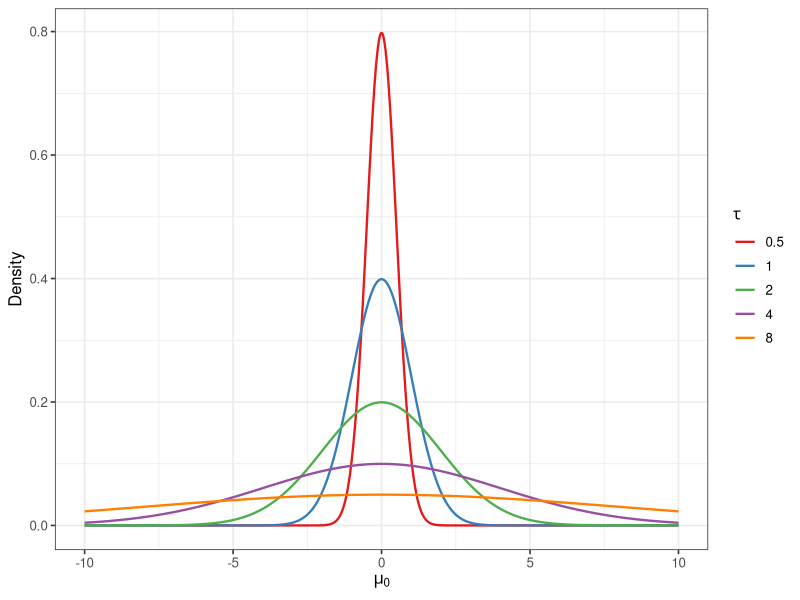
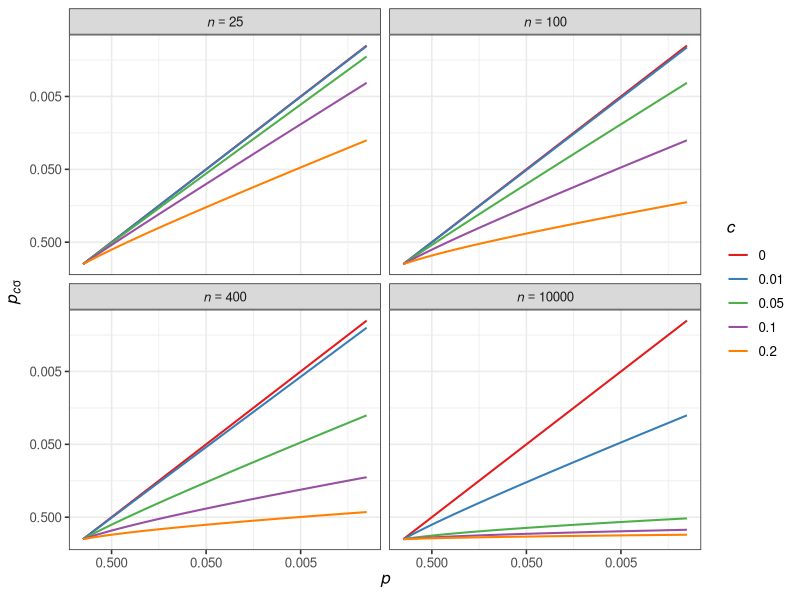
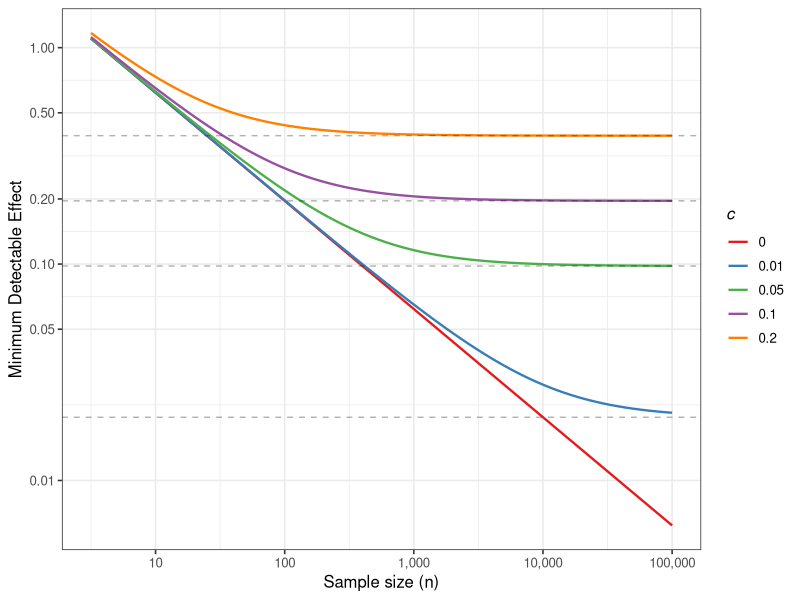
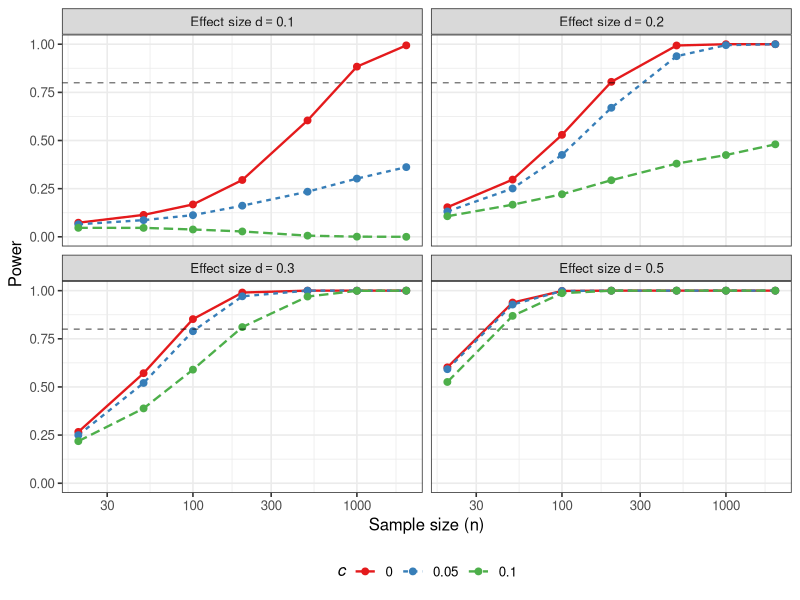
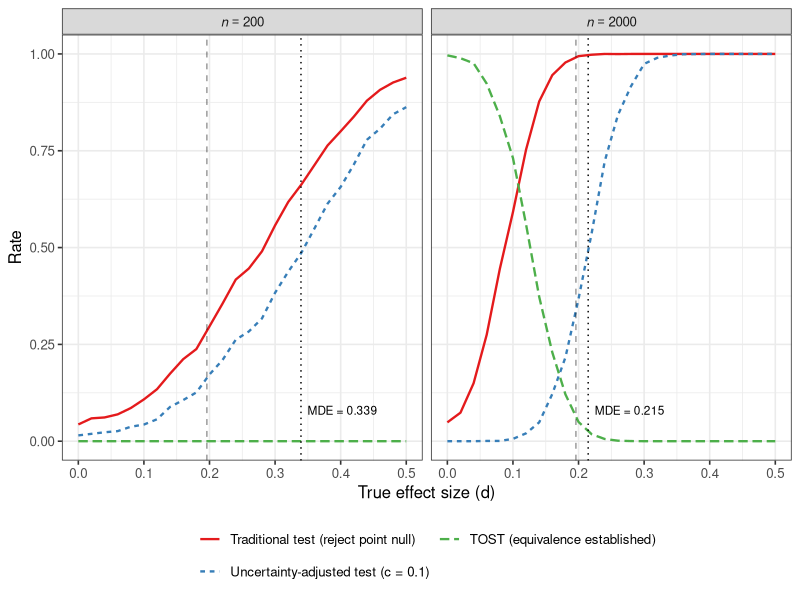
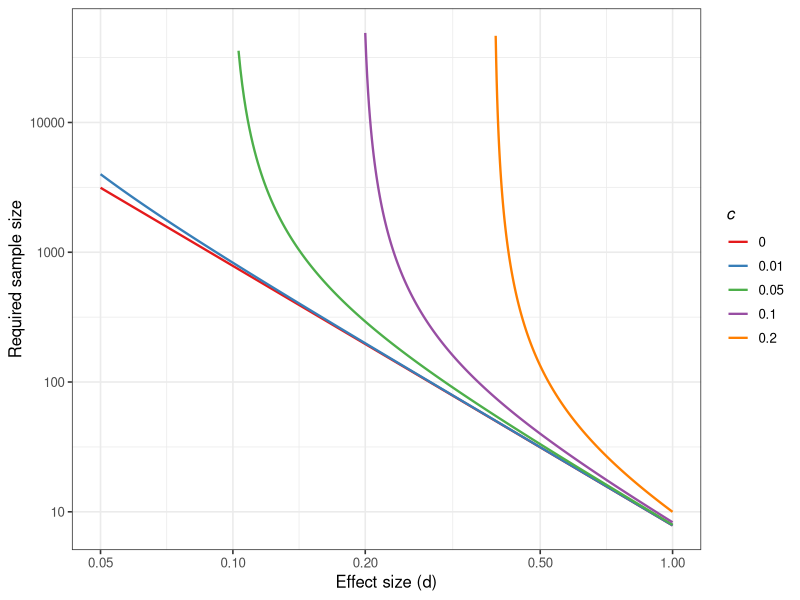
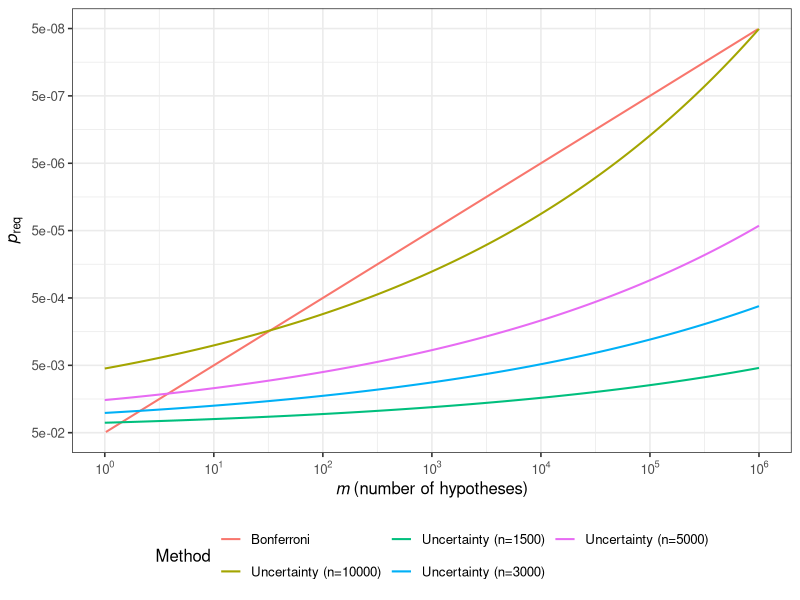

Recreate these plots in R, in order.
## ---- chunk 1
knitr::opts_chunk$set(
  echo = FALSE,
  fig.align = "center",
  message = FALSE,
  warning = FALSE,
  cache = FALSE,
  dpi = 300,
  fig.width = 8,
  fig.height = 5
)

library(knitr)
library(flextable)
is_pdf <- knitr::is_latex_output()
library(data.table)
library(ggplot2)
library(scales)
library(parallel)
library(magrittr)

# Custom reverse log transformation for p-value plots
reverselog_trans <- function(base = exp(1)) {
  trans <- function(x) -log(x, base)
  inv <- function(x) base^(-x)
  trans_new(paste0("reverselog-", format(base)), trans, inv,
            log_breaks(base = base),
            domain = c(1e-100, Inf))
}

# Core functions
CalP_uncertainty <- function(z, n, c) {
  zval <- z / sqrt(1 + n * c^2)
  pval <- 2 * (1 - pnorm(abs(zval)))
  return(pval)
}

CalP_effect <- function(d, n, c) {
  zval <- d / sqrt(1/n + c^2)
  pval <- 2 * (1 - pnorm(abs(zval)))
  return(pval)
}

# Uncertainty scaling function for multiple testing
cfun <- function(base, m, b) {
  log_c <- log10(base) + b * log10(m)
  return(10^log_c)
}

# Set theme
theme_set(theme_bw(base_size = 12))
## ---- chunk 2
#| label: fig-null-uncertainty
#| fig-cap: "Null hypothesis with uncertainty: $\\mu_0 = 0$, varying $\\tau$"

h <- CJ(x = seq(-10, 10, by = 0.01), tau = c(0.5, 1, 2, 4, 8))
h[, Density := dnorm(x, sd = tau)]
ggplot(h, aes(x, Density, colour = factor(tau))) +
  geom_line(linewidth = 0.8) +
  labs(color = expression(tau)) +
  xlab(expression(mu[0])) +
  scale_color_brewer(palette = "Set1")
## ---- chunk 3
#| label: fig-p-shrinkage
#| fig-cap: "Effect-size-integrated $p_{c\\sigma}$ across uncertainty ($c$) and sample size ($n$)"

z <- seq(0, 7, by = 0.001)
n <- c(25, 100, 400, 10000)
c_vals <- c(0, 0.01, 0.05, 0.1, 0.2)

comp <- CJ(Z = z, N = n, c = c_vals)
comp[, p := CalP_uncertainty(Z, N, c)]
setkey(comp, Z, N)
dd <- comp[c == 0][comp]

ggplot(dd, aes(p, i.p, color = factor(i.c))) +
  geom_line(linewidth = 0.7) +
  facet_wrap(~N, ncol = 2, labeller = label_bquote(cols = italic(n) == .(N))) +
  scale_x_continuous(expression(italic(p)), trans = reverselog_trans(10),
                     breaks = c(0.5, 0.05, 0.005), limits = c(1, 10^(-3))) +
  scale_y_continuous(expression(italic(p)[italic(c)*sigma]), trans = reverselog_trans(10),
                     breaks = c(0.5, 0.05, 0.005), limits = c(1, 10^(-3))) +
  labs(color = expression(italic(c))) +
  scale_color_brewer(palette = "Set1")
## ---- chunk 4
#| label: fig-mde
#| fig-cap: "Minimum Detectable Effect (MDE) as a function of sample size for different uncertainty levels"

n_seq <- 10^seq(0.5, 5, by = 0.01)
c_vals <- c(0, 0.01, 0.05, 0.1, 0.2)

mde_data <- CJ(n = n_seq, c = c_vals)
mde_data[, MDE := qnorm(0.975) * sqrt(1/n + c^2)]

ggplot(mde_data, aes(n, MDE, color = factor(c))) +
  geom_line(linewidth = 0.8) +
  scale_x_log10("Sample size (n)", breaks = 10^(1:5), labels = scales::comma) +
  scale_y_log10("Minimum Detectable Effect", breaks = c(0.01, 0.05, 0.1, 0.2, 0.5, 1)) +
  labs(color = expression(italic(c))) +
  scale_color_brewer(palette = "Set1") +
  geom_hline(yintercept = qnorm(0.975) * c_vals[-1], linetype = "dashed", alpha = 0.3)
## ---- chunk 5
#| label: tbl-type1
#| tbl-cap: "Rejection rates of the uncertainty-adjusted test at $\\alpha = 0.05$ under the point null and the distributional null (10,000 simulations per scenario)"

set.seed(2024)
nsim <- 10000

sim_typeI <- function(n, c, nsim = 10000) {
  rejections <- replicate(nsim, {
    # Point null: mu = 0
    x <- rnorm(n, mean = 0, sd = 1)
    z_point <- mean(x) * sqrt(n)
    # Distributional null: mu ~ N(0, c^2), sigma = 1
    mu <- rnorm(1, mean = 0, sd = c)
    y <- rnorm(n, mean = mu, sd = 1)
    z_dist <- mean(y) * sqrt(n)
    c(point = CalP_uncertainty(z_point, n, c) < 0.05,
      dist = CalP_uncertainty(z_dist, n, c) < 0.05)
  })

  data.table(
    n = n,
    c = c,
    Point = mean(rejections["point", ]),
    Distributional = mean(rejections["dist", ])
  )
}

scenarios <- CJ(n = c(30, 100, 500, 1000, 5000), c = c(0, 0.01, 0.05, 0.1))
results_typeI <- rbindlist(lapply(1:nrow(scenarios), function(i) {
  sim_typeI(scenarios$n[i], scenarios$c[i], nsim)
}))

wide_point <- dcast(results_typeI, n ~ c, value.var = "Point")
wide_dist <- dcast(results_typeI[c > 0], n ~ c, value.var = "Distributional")
results_wide <- cbind(wide_point, wide_dist[, -1])

if (is_pdf) {
kable(results_wide, digits = 3, align = "c", booktabs = TRUE, format = "latex", escape = FALSE,
      col.names = c("$n$", "$c=0$", "$c=0.01$", "$c=0.05$", "$c=0.1$",
                    "$c=0.01$", "$c=0.05$", "$c=0.1$")) %>%
  kableExtra::add_header_above(c(" " = 1, "Point null ($\\\\mu = 0$)" = 4,
                                 "Distributional null ($\\\\mu \\\\sim N(0, c^2\\\\sigma^2)$)" = 3),
                               escape = FALSE)
} else {
  t1_keys <- c("n", "p0", "p001", "p005", "p01", "d001", "d005", "d01")
  setnames(copy(results_wide), t1_keys) %>%
    flextable() %>%
    colformat_double(j = 2:8, digits = 3) %>%
    set_header_labels(values = setNames(c("n", "c = 0", "c = 0.01", "c = 0.05", "c = 0.1", "c = 0.01", "c = 0.05", "c = 0.1"),
                                        t1_keys)) %>%
    add_header_row(values = c("", "Point null (μ = 0)", "Distributional null (μ ~ N(0, c²σ²))"),
                   colwidths = c(1, 4, 3)) %>%
    align(align = "center", part = "all") %>%
    autofit()
}
## ---- chunk 6
#| label: fig-power
#| fig-cap: "Power curves comparing traditional p-value and uncertainty-adjusted $p_{c\\sigma}$ for various effect sizes"

set.seed(2024)
nsim <- 5000

sim_power <- function(n, d, c, nsim = 5000) {
  rejections <- replicate(nsim, {
    x <- rnorm(n, mean = d, sd = 1)  # True effect = d
    z <- mean(x) / (1/sqrt(n))
    p_uncertainty <- CalP_uncertainty(z, n, c)
    p_uncertainty < 0.05
  })
  mean(rejections)
}

# Power for various scenarios
n_seq <- c(20, 50, 100, 200, 500, 1000, 2000)
d_vals <- c(0.1, 0.2, 0.3, 0.5)
c_vals <- c(0, 0.05, 0.1)

power_data <- CJ(n = n_seq, d = d_vals, c = c_vals)
power_data[, power := mapply(sim_power, n, d, c, MoreArgs = list(nsim = nsim))]

ggplot(power_data, aes(n, power, color = factor(c), linetype = factor(c))) +
  geom_line(linewidth = 0.8) +
  geom_point(size = 2) +
  facet_wrap(~d, ncol = 2, labeller = label_bquote(cols = "Effect size d" == .(d))) +
  scale_x_log10("Sample size (n)") +
  scale_y_continuous("Power", limits = c(0, 1)) +
  labs(color = expression(italic(c)), linetype = expression(italic(c))) +
  geom_hline(yintercept = 0.8, linetype = "dashed", alpha = 0.5) +
  scale_color_brewer(palette = "Set1") +
  theme(legend.position = "bottom")
## ---- chunk 7
#| label: tbl-birthwt
#| tbl-cap: "Effect of maternal smoking on birth weight: Comparison of methods"

library(MASS)
data(birthwt)

# Compare birth weight between smoking and non-smoking mothers
smokers <- birthwt$bwt[birthwt$smoke == 1]
nonsmokers <- birthwt$bwt[birthwt$smoke == 0]

n1 <- length(smokers)
n2 <- length(nonsmokers)
mean_diff <- mean(nonsmokers) - mean(smokers)  # positive = non-smokers heavier
pooled_sd <- sqrt(((n1-1)*var(smokers) + (n2-1)*var(nonsmokers)) / (n1+n2-2))
se_diff <- pooled_sd * sqrt(1/n1 + 1/n2)
effect_size <- mean_diff / pooled_sd  # Cohen's d
t_stat <- mean_diff / se_diff
n_eff <- (n1 * n2) / (n1 + n2)  # effective sample size

# Traditional p-value (two-sided t-test)
p_trad <- 2 * pt(-abs(t_stat), df = n1 + n2 - 2)

# Uncertainty-adjusted p-values
c_values <- c(0.1, 0.2, 0.3)
p_uncertainty <- sapply(c_values, function(c) {
  t_adj <- t_stat / sqrt(1 + n_eff * c^2)
  2 * pt(-abs(t_adj), df = n1 + n2 - 2)
})

# TOST equivalence test (bound = 0.2 SD, ~150g)
equiv_bound <- 0.2 * pooled_sd
t_lower <- (mean_diff - (-equiv_bound)) / se_diff
t_upper <- (equiv_bound - mean_diff) / se_diff
p_tost <- max(pt(-t_lower, df = n1+n2-2), pt(-t_upper, df = n1+n2-2))

# Summary table: tests of difference vs test of equivalence
concl_diff <- function(p) ifelse(p < 0.05, "Rejected", "Not rejected")
results <- data.table(
  Method = c("Traditional t-test",
             paste0("Uncertainty-adjusted ($c = ", c_values, "$)"),
             "TOST ($\\delta = 0.2\\sigma$)"),
  `Null hypothesis` = c("$\\Delta = 0$",
                        rep("$\\Delta \\sim N(0, c^2\\sigma^2)$", length(c_values)),
                        "$|\\Delta| \\ge \\delta$"),
  `p-value` = sprintf("%.4f", c(p_trad, p_uncertainty, p_tost)),
  `$H_0$ at $\\alpha = 0.05$` = c(concl_diff(c(p_trad, p_uncertainty)),
                                  ifelse(p_tost < 0.05, "Rejected", "Not rejected"))
)

if (is_pdf) {
kable(results, align = "llcl", booktabs = TRUE, format = "latex", escape = FALSE) %>%
  kableExtra::pack_rows("Tests of difference", 1, 1 + length(c_values)) %>%
  kableExtra::pack_rows("Test of equivalence", 2 + length(c_values), 2 + length(c_values)) %>%
  kableExtra::footnote(general = paste0(
    "$\\\\Delta$, true mean difference (non-smokers minus smokers); $\\\\sigma$, pooled SD. ",
    "TOST reverses the roles of the hypotheses: its null hypothesis is non-equivalence, so a small p-value supports equivalence. ",
    "A large TOST p-value means that equivalence could not be established, not that a difference was shown."),
    threeparttable = TRUE, escape = FALSE, general_title = "Note:")
} else {
  data.table(
    Test = c(rep("Tests of difference", 1 + length(c_values)), "Test of equivalence"),
    Method = c("Traditional t-test", paste0("Uncertainty-adjusted (c = ", c_values, ")"), "TOST (δ = 0.2σ)"),
    `Null hypothesis` = c("Δ = 0", rep("Δ ~ N(0, c²σ²)", length(c_values)), "|Δ| ≥ δ"),
    `p-value` = results$`p-value`,
    `H0 at α = 0.05` = results[[4]]
  ) %>%
    flextable() %>%
    merge_v(j = "Test") %>%
    valign(j = "Test", valign = "top") %>%
    align(j = c("Test", "Method", "Null hypothesis"), align = "left", part = "all") %>%
    add_footer_lines(paste0(
      "Δ, true mean difference (non-smokers minus smokers); σ, pooled SD. ",
      "TOST reverses the roles of the hypotheses: its null hypothesis is non-equivalence, so a small p-value supports equivalence. ",
      "A large TOST p-value means that equivalence could not be established, not that a difference was shown.")) %>%
    fix_border_issues() %>%
    autofit(part = c("header", "body"))
}
## ---- chunk 8
#| label: fig-comparison-tost
#| fig-cap: "Traditional test, uncertainty-adjusted test ($c = 0.1$), and TOST equivalence ($\\delta = 0.2$) across true effect sizes for total sample sizes of 200 and 2,000. Dotted lines mark the finite-sample MDE of the uncertainty-adjusted test; dashed lines mark the asymptotic threshold $1.96c$."
#| fig-height: 4.5

set.seed(2024)
nsim <- 3000

compare_methods <- function(d, n, c, equiv_bound, nsim) {
  results <- replicate(nsim, {
    x1 <- rnorm(n/2, mean = 0, sd = 1)
    x2 <- rnorm(n/2, mean = d, sd = 1)

    mean_diff <- mean(x2) - mean(x1)
    se_diff <- sqrt(2 / (n/2))
    z_stat <- mean_diff / se_diff
    n_eff <- (n/2)^2 / n

    p_trad <- 2 * (1 - pnorm(abs(z_stat)))
    p_uncert <- CalP_uncertainty(z_stat, n_eff, c)

    t_lower <- (mean_diff - (-equiv_bound)) / se_diff
    t_upper <- (equiv_bound - mean_diff) / se_diff
    p_tost_equiv <- max(pnorm(-t_lower), pnorm(-t_upper))

    c(trad = p_trad < 0.05,
      uncert = p_uncert < 0.05,
      tost_equiv = p_tost_equiv < 0.05)
  })

  data.table(
    n = n,
    d = d,
    Traditional = mean(results["trad", ]),
    Uncertainty = mean(results["uncert", ]),
    TOST_equiv = mean(results["tost_equiv", ])
  )
}

grid_tost <- CJ(n = c(200, 2000), d = seq(0, 0.5, by = 0.02))
comparison <- rbindlist(lapply(seq_len(nrow(grid_tost)), function(i) {
  compare_methods(grid_tost$d[i], grid_tost$n[i], c = 0.1, equiv_bound = 0.2, nsim = nsim)
}))

comparison_long <- melt(comparison, id.vars = c("n", "d"), variable.name = "Method", value.name = "Rate")
comparison_long[, Method := factor(Method, levels = c("Traditional", "Uncertainty", "TOST_equiv"),
                                   labels = c("Traditional test (reject point null)",
                                              "Uncertainty-adjusted test (c = 0.1)",
                                              "TOST (equivalence established)"))]
mde_tost <- data.table(n = c(200, 2000))[, MDE := qnorm(0.975) * sqrt(4/n + 0.1^2)]
mde_label <- mde_tost[, .(n, x = MDE + 0.01, y = 0.08, label = sprintf("MDE = %.3f", MDE))]

ggplot(comparison_long, aes(d, Rate, color = Method, linetype = Method)) +
  geom_line(linewidth = 0.8) +
  geom_vline(data = mde_tost, aes(xintercept = MDE), linetype = "dotted") +
  geom_vline(xintercept = qnorm(0.975) * 0.1, linetype = "dashed", alpha = 0.4) +
  geom_text(data = mde_label, aes(x = x, y = y, label = label), inherit.aes = FALSE,
            hjust = 0, size = 3) +
  facet_wrap(~n, labeller = label_bquote(cols = italic(n) == .(n))) +
  scale_x_continuous("True effect size (d)") +
  scale_y_continuous("Rate", limits = c(0, 1)) +
  scale_color_brewer(palette = "Set1") +
  theme(legend.position = "bottom", legend.title = element_blank()) +
  guides(color = guide_legend(nrow = 2), linetype = guide_legend(nrow = 2))
## ---- chunk 9
#| label: tbl-guidelines
#| tbl-cap: "Recommended uncertainty parameter $c$ based on minimum important effect size. The Example column gives illustrative examples only."

guidelines <- data.table(
  `Minimum important effect ($d$)` = c(0.02, 0.05, 0.1, 0.2, 0.3),
  `$c$` = c(0.01, 0.025, 0.05, 0.1, 0.15),
  `MDE ($n \\to \\infty$)` = round(qnorm(0.975) * c(0.01, 0.025, 0.05, 0.1, 0.15), 3),
  Example = c("Large epidemiological studies",
              "Biomarker studies",
              "Standard clinical trials",
              "Behavioral interventions",
              "Strong treatment effects")
)

if (is_pdf) {
kable(guidelines, align = "cccl", booktabs = TRUE, format = "latex", escape = FALSE)
} else {
  guidelines %>%
    flextable() %>%
    set_header_labels(values = setNames(c("Minimum important effect (d)", "c", "MDE (n → ∞)", "Example"),
                                        names(guidelines))) %>%
    align(j = 1:3, align = "center", part = "all") %>%
    autofit()
}
## ---- chunk 10
#| label: fig-samplesize
#| fig-cap: "Required sample size with uncertainty adjustment ($\\alpha = 0.05$, power = 0.8)"

SampleNew <- function(d, c, alpha = 0.05, beta = 0.2) {
  za <- qnorm(1 - alpha/2)
  zb <- qnorm(1 - beta)
  A <- za^2 - zb^2
  s <- (-d * zb + sqrt(pmax(d^2 * zb^2 + A * (d^2 - za^2 * c^2), 0))) / A
  ifelse(d <= za * c, NA, 1 / s^2)
}

sn <- CJ(d = seq(0.05, 1, by = 0.001), c = c(0, 0.01, 0.05, 0.1, 0.2))
sn[, N := SampleNew(d, c)]

ggplot(sn[N <= 50000 & !is.na(N)], aes(d, N, colour = factor(c))) +
  geom_line(linewidth = 0.8) +
  labs(color = expression(italic(c))) +
  scale_y_log10("Required sample size", breaks = c(10, 100, 1000, 10000)) +
  scale_x_log10("Effect size (d)", breaks = c(0.05, 0.1, 0.2, 0.5, 1)) +
  scale_color_brewer(palette = "Set1")
## ---- chunk 11
#| label: fig-multiple
#| fig-cap: "Required p-value ($p_{\\text{req}}$) by number of hypotheses ($m$): uncertainty control ($c_m = c \\cdot m^b$, $c = 0.01$, $b = 0.069$) at several sample sizes vs Bonferroni correction"

nt <- 10^seq(0, 6, by = 0.01)
n_samples <- c(1500, 3000, 5000, 10000)

bf2 <- CJ(m = nt, N = n_samples)
bf2[, `:=`(
  Bonferroni = qnorm(1 - 0.025/m),
  Uncertainty = qnorm(1 - 0.025) * sqrt(1 + N * cfun(0.01, m, 0.069)^2)
)]

bf3 <- melt(bf2, id.vars = c("m", "N"), measure.vars = c("Bonferroni", "Uncertainty"),
            variable.name = "Method", value.name = "zcut")
bf3[, Method := as.character(Method)]
bf3[Method == "Uncertainty", Method := paste0("Uncertainty (n=", N, ")")]
bf3[, pcut := 2 * (1 - pnorm(zcut))]

ggplot(bf3, aes(m, pcut, colour = Method)) +
  geom_line(linewidth = 0.7) +
  scale_x_log10(expression(italic(m) ~ "(number of hypotheses)"),
                breaks = 10^seq(0, 6),
                labels = trans_format("log10", math_format(10^.x))) +
  scale_y_continuous(expression(italic(p)[req]),
                     trans = reverselog_trans(10),
                     breaks = 5 * 10^seq(-2, -8),
                     limits = c(0.05, 5e-8)) +
  theme(legend.position = "bottom") +
  guides(color = guide_legend(nrow = 2))

preq_1500 <- 2 * (1 - pnorm(qnorm(0.975) * sqrt(1 + 1500 * cfun(0.01, 1e6, 0.069)^2)))
